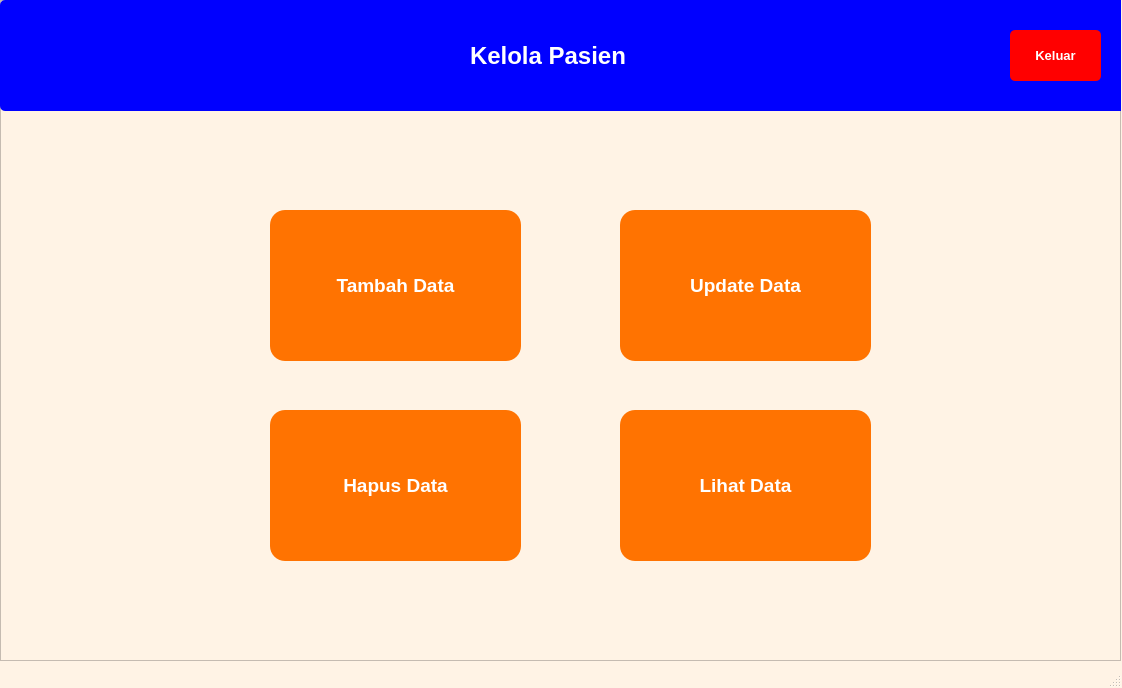
<?xml version="1.0" encoding="UTF-8"?>
<ui version="4.0">
 <class>MainWindow</class>
 <widget class="QMainWindow" name="MainWindow">
  <property name="geometry">
   <rect>
    <x>0</x>
    <y>0</y>
    <width>1122</width>
    <height>688</height>
   </rect>
  </property>
  <property name="windowTitle">
   <string>MainWindow</string>
  </property>
  <property name="styleSheet">
   <string notr="true">QMainWindow {
    background-color: rgb(255, 243, 229);          
}</string>
  </property>
  <widget class="QWidget" name="centralwidget">
   <property name="styleSheet">
    <string notr="true">QWidget {
    background-color: rgb(255, 243, 229);          
}</string>
   </property>
   <widget class="QFrame" name="frame">
    <property name="geometry">
     <rect>
      <x>0</x>
      <y>0</y>
      <width>1121</width>
      <height>661</height>
     </rect>
    </property>
    <property name="styleSheet">
     <string notr="true">QFrame {
    background-color: rgb(255, 243, 229);          
}</string>
    </property>
    <property name="frameShape">
     <enum>QFrame::StyledPanel</enum>
    </property>
    <property name="frameShadow">
     <enum>QFrame::Raised</enum>
    </property>
    <widget class="QPushButton" name="pushButton_2">
     <property name="geometry">
      <rect>
       <x>620</x>
       <y>210</y>
       <width>251</width>
       <height>151</height>
      </rect>
     </property>
     <property name="font">
      <font>
       <pointsize>14</pointsize>
       <weight>75</weight>
       <bold>true</bold>
      </font>
     </property>
     <property name="styleSheet">
      <string notr="true">QPushButton {
   background-color: rgb(255, 115, 1);
   color: white;    
   border-radius: 15px;   
   padding: 6px;}</string>
     </property>
     <property name="text">
      <string>Update Data</string>
     </property>
    </widget>
    <widget class="QPushButton" name="pushButton">
     <property name="geometry">
      <rect>
       <x>270</x>
       <y>210</y>
       <width>251</width>
       <height>151</height>
      </rect>
     </property>
     <property name="font">
      <font>
       <pointsize>14</pointsize>
       <weight>75</weight>
       <bold>true</bold>
      </font>
     </property>
     <property name="styleSheet">
      <string notr="true">QPushButton {
   background-color: rgb(255, 115, 1);
   color: white;    
   border-radius: 15px;   
   padding: 6px;}</string>
     </property>
     <property name="text">
      <string>Tambah Data</string>
     </property>
    </widget>
    <widget class="QPushButton" name="pushButton_3">
     <property name="geometry">
      <rect>
       <x>270</x>
       <y>410</y>
       <width>251</width>
       <height>151</height>
      </rect>
     </property>
     <property name="font">
      <font>
       <pointsize>14</pointsize>
       <weight>75</weight>
       <bold>true</bold>
      </font>
     </property>
     <property name="styleSheet">
      <string notr="true">QPushButton {
   background-color: rgb(255, 115, 1);
   color: white;    
   border-radius: 15px;   
   padding: 6px;}</string>
     </property>
     <property name="text">
      <string>Hapus Data</string>
     </property>
    </widget>
    <widget class="QPushButton" name="pushButton_6">
     <property name="geometry">
      <rect>
       <x>620</x>
       <y>410</y>
       <width>251</width>
       <height>151</height>
      </rect>
     </property>
     <property name="font">
      <font>
       <pointsize>14</pointsize>
       <weight>75</weight>
       <bold>true</bold>
      </font>
     </property>
     <property name="styleSheet">
      <string notr="true">QPushButton {
   background-color: rgb(255, 115, 1);
   color: white;    
   border-radius: 15px;   
   padding: 6px;}</string>
     </property>
     <property name="text">
      <string>Lihat Data</string>
     </property>
    </widget>
    <widget class="QWidget" name="widget" native="true">
     <property name="geometry">
      <rect>
       <x>0</x>
       <y>0</y>
       <width>1131</width>
       <height>111</height>
      </rect>
     </property>
     <property name="styleSheet">
      <string notr="true">QWidget {
    background-color: rgb(0, 0, 255);
	border-radius: 5px        
}</string>
     </property>
     <widget class="QLabel" name="label">
      <property name="geometry">
       <rect>
        <x>470</x>
        <y>30</y>
        <width>201</width>
        <height>51</height>
       </rect>
      </property>
      <property name="font">
       <font>
        <pointsize>18</pointsize>
        <weight>75</weight>
        <bold>true</bold>
       </font>
      </property>
      <property name="styleSheet">
       <string notr="true">QLabel {
	color : white
	}</string>
      </property>
      <property name="text">
       <string>Kelola Pasien</string>
      </property>
     </widget>
     <widget class="QPushButton" name="pushButton_5">
      <property name="geometry">
       <rect>
        <x>1010</x>
        <y>30</y>
        <width>91</width>
        <height>51</height>
       </rect>
      </property>
      <property name="font">
       <font>
        <pointsize>10</pointsize>
        <weight>75</weight>
        <bold>true</bold>
       </font>
      </property>
      <property name="styleSheet">
       <string notr="true">QPushButton {
   background-color: rgb(255, 0, 0);
   color: white;    
   border-radius: 5px;   
   padding: 6px;}</string>
      </property>
      <property name="text">
       <string>Keluar</string>
      </property>
     </widget>
    </widget>
   </widget>
  </widget>
  <widget class="QMenuBar" name="menubar">
   <property name="geometry">
    <rect>
     <x>0</x>
     <y>0</y>
     <width>1122</width>
     <height>26</height>
    </rect>
   </property>
  </widget>
  <widget class="QStatusBar" name="statusbar"/>
 </widget>
 <resources/>
 <connections/>
</ui>
